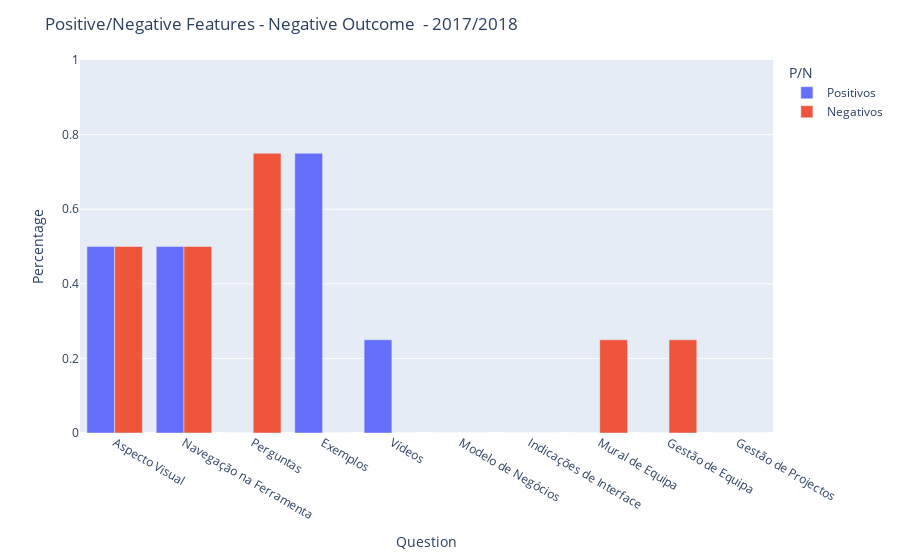

The notebook cell this image was saved under:
### Code cell
Ano20172018NOSum=Ano20172018NO.sum(axis = 0, skipna = True) 
Ano20172018NOSum = pd.DataFrame(Ano20172018NOSum)
Ano20172018NOSum['year'] = 2018
Ano20172018NOSum.reset_index(level=0, inplace=True)
Ano20172018NOSum.columns=[['Question', 'Counts', 'Year']]
Ano20172018NOSum['population'] = 4

Ano20172018NOSum.to_csv(r'Data/PositivosNegativosStandardized/Ano20172018NOSum.csv', index = False)
Ano20172018NOSum = pd.read_csv('Data/PositivosNegativosStandardized/Ano20172018NOSum.csv', sep=',')
Ano20172018NOSum['Percentage'] = Ano20172018NOSum['Counts']/Ano20172018NOSum['population']
Ano20172018NOSum.to_csv(r'Data/PositivosNegativosStandardized/Ano20172018NOSum.csv', index = False)

Ano20172018NOSum[['P/N','Question']] = Ano20172018NOSum.Question.str.split(":",expand=True) 


import plotly_express as px

fig = px.bar(Ano20172018NOSum, x="Question", y="Percentage", color='P/N', barmode='group',
            animation_frame='Year', hover_name='Question', range_y=[0,1])
fig.update_layout(title_text='Positive/Negative Features - Negative Outcome  - 2017/2018')
fig.update_layout(xaxis_type='category')


fig.show()
fig.write_image('Outputs/ImageOutputsYear/figurePosNegDisLiked20172018.png')

### Figure 1 — Plotly figure (JSON) as saved in the notebook; plotly's stock layout.template omitted (floating-point values rounded to 4 significant figures)
{"data": [{"alignmentgroup": "True", "hovertemplate": "<b>%{hovertext}</b><br><br>P/N=Positivos<br>Year=2018<br>Question=%{x}<br>Percentage=%{y}<extra></extra>", "hovertext": ["Aspecto Visual", "Navegação na Ferramenta", "Perguntas", "Exemplos", "Vídeos", "Modelo de Negócios", "Indicações de Interface", "Mural de Equipa", "Gestão de Equipa", "Gestão de Projectos"], "legendgroup": "Positivos", "marker": {"color": "#636efa"}, "name": "Positivos", "offsetgroup": "Positivos", "orientation": "v", "showlegend": true, "textposition": "auto", "type": "bar", "x": ["Aspecto Visual", "Navegação na Ferramenta", "Perguntas", "Exemplos", "Vídeos", "Modelo de Negócios", "Indicações de Interface", "Mural de Equipa", "Gestão de Equipa", "Gestão de Projectos"], "xaxis": "x", "y": [0.5, 0.5, 0, 0.75, 0.25, 0, 0, 0, 0, 0], "yaxis": "y"}, {"alignmentgroup": "True", "hovertemplate": "<b>%{hovertext}</b><br><br>P/N=Negativos<br>Year=2018<br>Question=%{x}<br>Percentage=%{y}<extra></extra>", "hovertext": ["Aspecto Visual", "Navegação na Ferramenta", "Perguntas", "Exemplos", "Vídeos", "Modelo de Negócios", "Indicações de Interface", "Mural de Equipa", "Gestão de Equipa", "Gestão de Projectos"], "legendgroup": "Negativos", "marker": {"color": "#EF553B"}, "name": "Negativos", "offsetgroup": "Negativos", "orientation": "v", "showlegend": true, "textposition": "auto", "type": "bar", "x": ["Aspecto Visual", "Navegação na Ferramenta", "Perguntas", "Exemplos", "Vídeos", "Modelo de Negócios", "Indicações de Interface", "Mural de Equipa", "Gestão de Equipa", "Gestão de Projectos"], "xaxis": "x", "y": [0.5, 0.5, 0.75, 0, 0, 0, 0, 0.25, 0.25, 0], "yaxis": "y"}], "layout": {"barmode": "group", "legend": {"title": {"text": "P/N"}, "tracegroupgap": 0}, "margin": {"t": 60}, "title": {"text": "Positive/Negative Features - Negative Outcome  - 2017/2018"}, "xaxis": {"anchor": "y", "domain": [0, 1], "title": {"text": "Question"}, "type": "category"}, "yaxis": {"anchor": "x", "domain": [0, 1], "range": [0, 1], "title": {"text": "Percentage"}}}}
